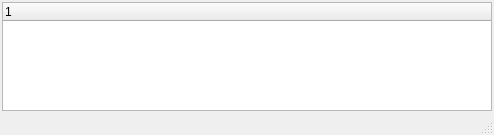
<?xml version="1.0" encoding="UTF-8"?>
<ui version="4.0">
 <class>Nav::TreeReportWindow</class>
 <widget class="QMainWindow" name="Nav::TreeReportWindow">
  <property name="geometry">
   <rect>
    <x>0</x>
    <y>0</y>
    <width>494</width>
    <height>135</height>
   </rect>
  </property>
  <property name="windowTitle">
   <string>Table</string>
  </property>
  <widget class="QWidget" name="centralwidget">
   <layout class="QVBoxLayout" name="verticalLayout">
    <property name="margin">
     <number>2</number>
    </property>
    <item>
     <widget class="QTreeWidget" name="treeWidget">
      <column>
       <property name="text">
        <string notr="true">1</string>
       </property>
      </column>
     </widget>
    </item>
   </layout>
  </widget>
  <widget class="QMenuBar" name="menubar">
   <property name="geometry">
    <rect>
     <x>0</x>
     <y>0</y>
     <width>494</width>
     <height>25</height>
    </rect>
   </property>
  </widget>
  <widget class="QStatusBar" name="statusbar"/>
 </widget>
 <resources/>
 <connections/>
</ui>
